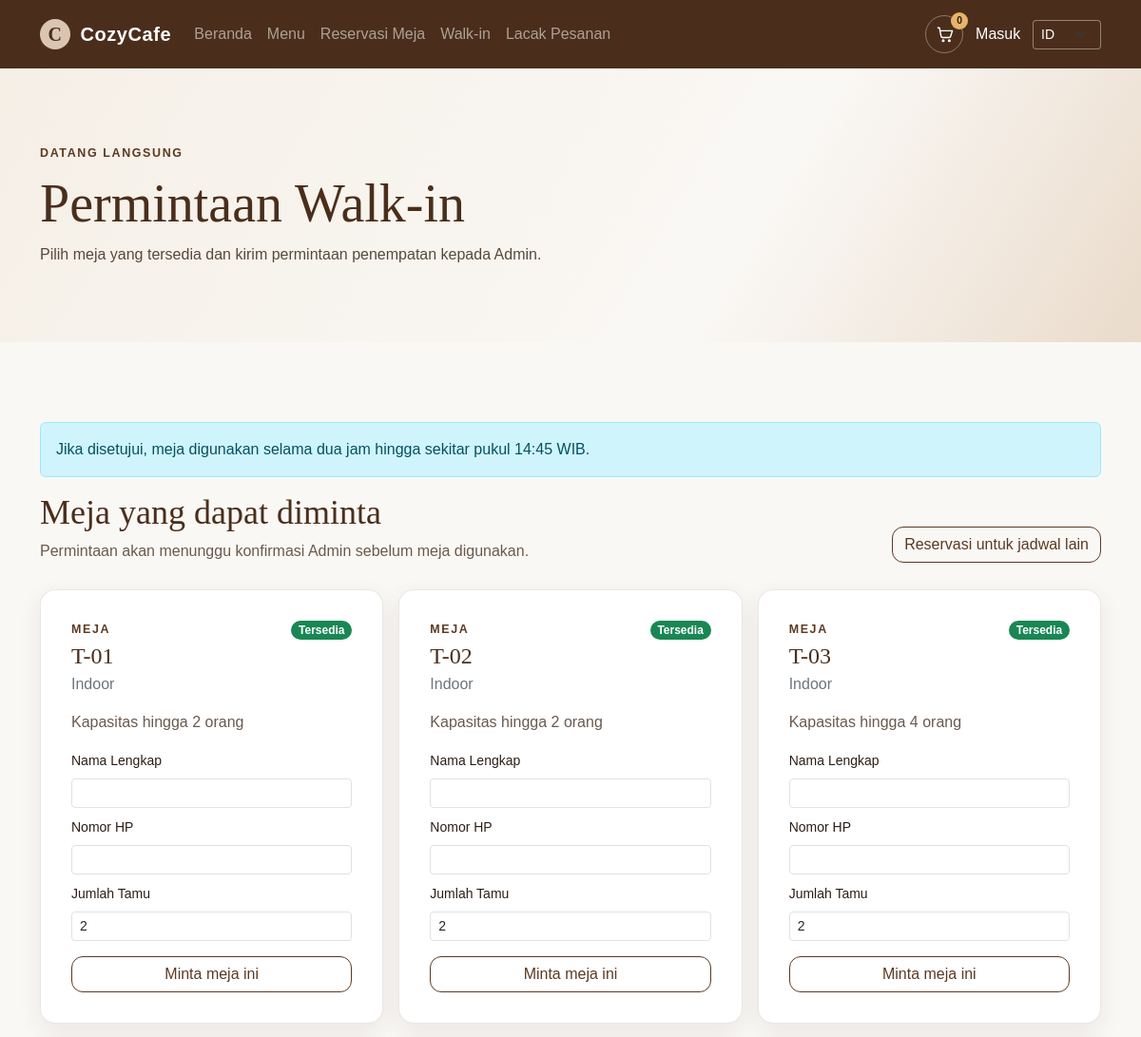
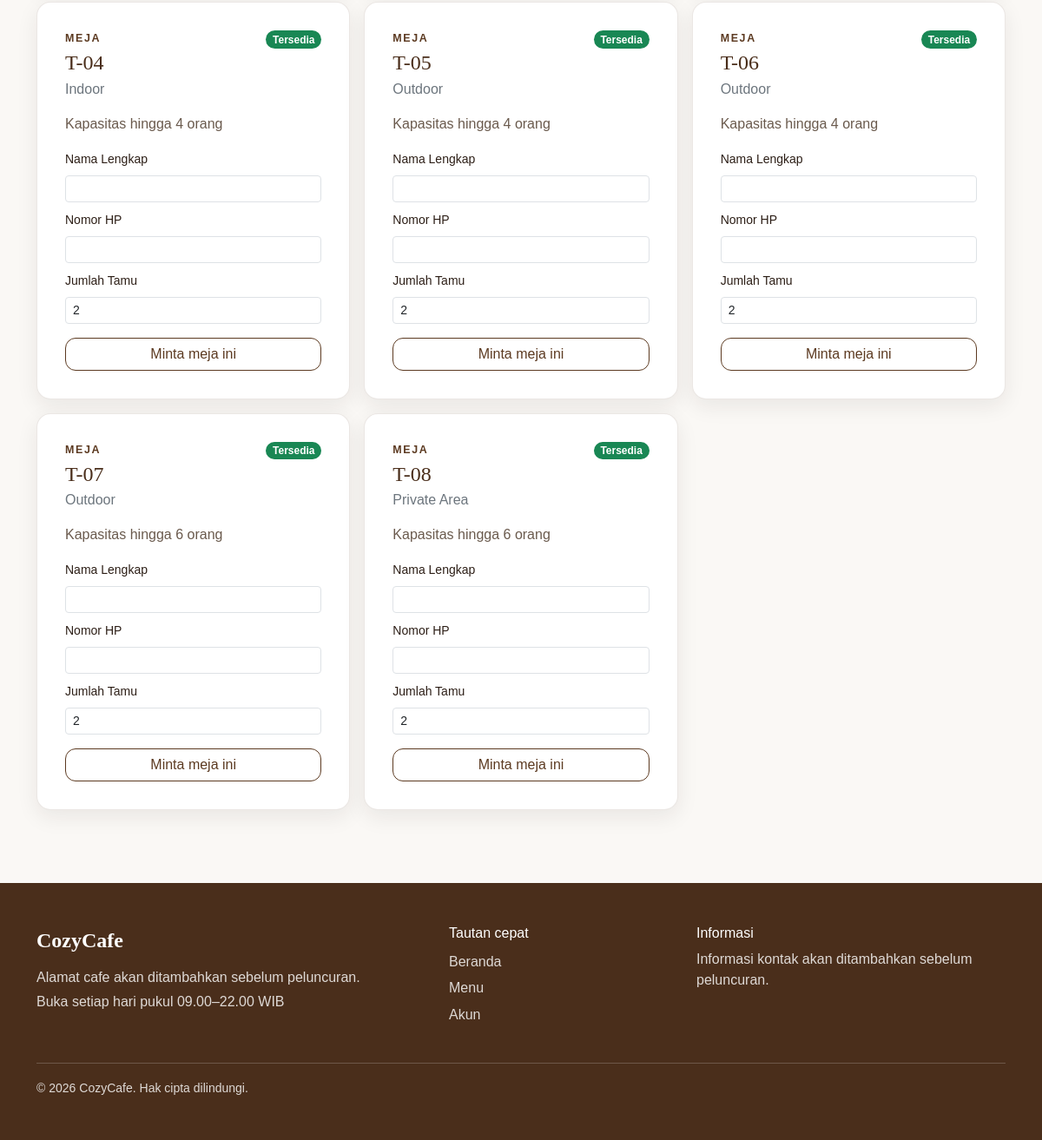
/customer/walkin.php, run on the app's committed database (2 pictures, top to bottom).
### tables this page shows
CREATE TABLE IF NOT EXISTS `tables` (
    id INT UNSIGNED NOT NULL AUTO_INCREMENT,
    table_number VARCHAR(20) NOT NULL,
    capacity INT UNSIGNED NOT NULL,
    location_area VARCHAR(100) NOT NULL,
    status ENUM('Tersedia','Digunakan','Tidak Aktif') NOT NULL DEFAULT 'Tersedia',
    occupied_until DATETIME NULL,
    current_reservation_id INT UNSIGNED NULL,
    updated_at DATETIME NOT NULL DEFAULT CURRENT_TIMESTAMP ON UPDATE CURRENT_TIMESTAMP,
    PRIMARY KEY (id),
    UNIQUE KEY uq_tables_number (table_number),
    KEY idx_tables_status_occupied (status, occupied_until),
    KEY idx_tables_current_reservation (current_reservation_id)
);

### includes/functions.php (called while the page is built, shortened)
<?php
function cozycafe_app_path(string $relativePath = ''): string
{
    require_once dirname(__DIR__) . DIRECTORY_SEPARATOR . 'config' . DIRECTORY_SEPARATOR . 'env.php';
    $appUrl = cozycafe_env('APP_URL', 'http://localhost/cozycafe');
    $basePath = parse_url((string) $appUrl, PHP_URL_PATH);
    $basePath = is_string($basePath) ? rtrim($basePath, '/') : '';
    return ($basePath === '' ? '' : $basePath) . '/' . $relativePath;
}
function e(string|int|float|null $value): string
{
    return htmlspecialchars((string) ($value ?? ''), ENT_QUOTES | ENT_SUBSTITUTE, 'UTF-8');
}
function __(string $key, array $replacements = []): string
{
    $language = $_SESSION['lang'] ?? 'id';
    static $catalogues = [];
    if (!isset($catalogues[$language])) {
        $cataloguePath = dirname(__DIR__) . DIRECTORY_SEPARATOR . 'languages' . DIRECTORY_SEPARATOR . $language . '.php';
        $catalogue = require $cataloguePath;
        $catalogues[$language] = $catalogue;
    }
    $text = $catalogues[$language][$key] ?? null;
    $mappedReplacements = [];
    foreach ($replacements as $name => $value) {
        $mappedReplacements['{' . trim((string) $name, '{}') . '}'] = (string) $value;
    }
    return strtr($text, $mappedReplacements);
}

### config/env.php (called while the page is built, shortened)
<?php
function cozycafe_env(string $key, ?string $default = null): ?string
{
    $value = getenv($key);
    return $value === false ? $default : $value;
}

### includes/reservation_service.php (called while the page is built, shortened)
<?php
function cozycafe_reservation_table_conflict_reason(
    PDO $pdo,
    array $table,
    string $reservationDate,
    string $startTime,
    string $endTime,
    int $guestCount
): ?string {
    $timezone = new DateTimeZone('Asia/Jakarta');
    $startAt = new DateTimeImmutable($reservationDate . ' ' . $startTime, $timezone);
    $endAt = new DateTimeImmutable($reservationDate . ' ' . $endTime, $timezone);
    $now = new DateTimeImmutable('now', $timezone);
    $occupiedUntil = $table['occupied_until'] ?? null;
    $reservationQuery = $pdo->prepare(
        "SELECT 1
         FROM reservations r
         WHERE r.table_id = :table_id
           AND r.reservation_date = :reservation_date
           AND r.start_time < :requested_end
           AND r.end_time > :requested_start
           AND (
               r.status = 'Confirmed'
               OR (
                   r.status = 'Waiting for DP'
                   AND EXISTS (
                       SELECT 1
                       FROM payments p
                       WHERE p.payable_type = 'reservation_dp'
                         AND p.payable_id = r.id
                         AND (
                             p.status = 'Waiting Verification'
                             OR (p.status IN ('Pending', 'Rejected') AND p.expires_at > NOW())
                         )
                   )
               )
           )
         LIMIT 1"
    );
    $reservationQuery->execute([
        'table_id' => (int) $table['id'],
        'reservation_date' => $reservationDate,
        'requested_end' => $endAt->format('H:i:s'),
        'requested_start' => $startAt->format('H:i:s'),
    ]);
    $walkinQuery = $pdo->prepare(
        "SELECT 1
         FROM walkin_requests w
         WHERE w.table_id = :table_id
           AND w.status IN ('Pending', 'Approved')
           AND DATE(w.created_at) = :request_date
           AND w.created_at < :requested_end
           AND DATE_ADD(w.created_at, INTERVAL 2 HOUR) > :requested_start
           AND (w.expires_at IS NULL OR w.expires_at > NOW())
         LIMIT 1"
    );
    $walkinQuery->execute([
        'table_id' => (int) $table['id'],
        'request_date' => $reservationDate,
        'requested_end' => $endAt->format('Y-m-d H:i:s'),
        'requested_start' => $startAt->format('Y-m-d H:i:s'),
    ]);
    return null;
}

### customer/walkin.php (the view, shortened to what this page needs)
<?php
require_once dirname(__DIR__) . DIRECTORY_SEPARATOR . 'includes' . DIRECTORY_SEPARATOR . 'functions.php';
require_once dirname(__DIR__) . DIRECTORY_SEPARATOR . 'includes' . DIRECTORY_SEPARATOR . 'auth_middleware.php';
require_once dirname(__DIR__) . DIRECTORY_SEPARATOR . 'includes' . DIRECTORY_SEPARATOR . 'reservation_service.php';
$pdo = require dirname(__DIR__) . DIRECTORY_SEPARATOR . 'config' . DIRECTORY_SEPARATOR . 'database.php';
$customer = null;
$fullName = $customer !== null ? (string) $customer['full_name'] : '';
$phone = $customer !== null ? (string) $customer['phone'] : '';
$guestCountInput = '2';
$timezone = new DateTimeZone('Asia/Jakarta');
$now = new DateTimeImmutable('now', $timezone);
$walkinEnd = $now->modify('+120 minutes');
$walkinOpen = $now->format('H:i:s') >= '09:00:00'
    && $now->format('H:i:s') <= '20:00:00'
    && $walkinEnd->format('Y-m-d') === $now->format('Y-m-d')
    && $walkinEnd->format('H:i:s') <= '22:00:00';
$tablesQuery = $pdo->query(
    'SELECT id, table_number, capacity, location_area, status, occupied_until
     FROM `tables`
     ORDER BY table_number ASC'
);
$tables = $tablesQuery->fetchAll();
$tableReasons = [];
if ($walkinOpen) {
    foreach ($tables as $table) {
        $tableReasons[(int) $table['id']] = cozycafe_reservation_table_conflict_reason(
            $pdo,
            $table,
            $now->format('Y-m-d'),
            $now->format('H:i:s'),
            $walkinEnd->format('H:i:s'),
            1
        );
    }
}
$reasonKeys = [
    'capacity' => 'reservation.reason.capacity',
    'inactive' => 'reservation.reason.inactive',
    'occupied' => 'reservation.reason.occupied',
    'reservation' => 'reservation.reason.reserved',
    'walkin' => 'reservation.reason.walkin',
];
require dirname(__DIR__) . DIRECTORY_SEPARATOR . 'includes' . DIRECTORY_SEPARATOR . 'header.php';
?>
<section class="page-hero page-hero--compact">
    <div class="container">
        <p class="eyebrow"><?= e(__('walkin.eyebrow')) ?></p>
        <h1><?= e(__('walkin.title')) ?></h1>
        <p class="page-hero__copy"><?= e(__('walkin.intro')) ?></p>
    </div>
</section>
<section class="section-space container">
    <div class="alert alert-info" role="status">
        <?= e(__('walkin.duration_notice', ['end' => $walkinEnd->format('H:i')])) ?>
    </div>
    <section>
        <div class="section-heading">
            <div>
                <h2><?= e(__('walkin.available_tables')) ?></h2>
                <p class="section-intro"><?= e(__('walkin.table_selection_intro')) ?></p>
            </div>
            <a class="btn btn-outline-cozy" href="<?= e(cozycafe_app_path('customer/reservations/index.php')) ?>"><?= e(__('walkin.reservation_link')) ?></a>
        </div>
        <?php if ($tables === []): ?>
            <div class="empty-state"><p class="mb-0"><?= e(__('common.no_data')) ?></p></div>
        <?php else: ?>
            <div class="row g-3">
                <?php foreach ($tables as $table): ?>
                    <?php
                    $reason = $tableReasons[(int) $table['id']] ?? null;
                    $isAvailable = $walkinOpen && $table['status'] === 'Tersedia' && $reason === null;
                    ?>
                    <div class="col-12 col-md-6 col-xl-4">
                        <article class="reservation-table-card<?= $isAvailable ? '' : ' is-unavailable' ?>">
                            <div class="d-flex justify-content-between align-items-start gap-3">
                                <div>
                                    <p class="eyebrow mb-1"><?= e(__('label.table')) ?></p>
                                    <h2 class="h4 mb-1"><?= e($table['table_number']) ?></h2>
                                    <p class="text-secondary mb-0"><?= e($table['location_area']) ?></p>
                                </div>
                                <span class="badge rounded-pill <?= $isAvailable ? 'text-bg-success' : 'text-bg-secondary' ?>">
                                    <?= e($isAvailable ? __('reservation.available') : __('reservation.unavailable')) ?>
                                </span>
                            </div>
                            <p class="reservation-table-card__capacity mt-3 mb-3">
                                <?= e(__('reservation.table_capacity', ['count' => (int) $table['capacity']])) ?>
                            </p>
                            <?php if ($isAvailable): ?>
                                <form method="post" action="<?= e(cozycafe_app_path('customer/walkin.php')) ?>" class="walkin-request-form">
                                    <div class="mb-2">
                                        <label class="form-label small" for="walkin-name-<?= e((int) $table['id']) ?>"><?= e(__('label.full_name')) ?></label>
                                        <input
                                            class="form-control form-control-sm"
                                            id="walkin-name-<?= e((int) $table['id']) ?>"
                                            name="guest_name"
                                            type="text"
                                            minlength="2"
                                            maxlength="150"
                                            required
                                            value="<?= e($fullName) ?>"
                                        >
                                    </div>
                                    <div class="mb-2">
                                        <label class="form-label small" for="walkin-phone-<?= e((int) $table['id']) ?>"><?= e(__('label.phone')) ?></label>
                                        <input
                                            class="form-control form-control-sm"
                                            id="walkin-phone-<?= e((int) $table['id']) ?>"
                                            name="guest_phone"
                                            type="tel"
                                            maxlength="20"
                                            required
                                            value="<?= e($phone) ?>"
                                        >
                                    </div>
                                    <div class="mb-3">
                                        <label class="form-label small" for="walkin-guests-<?= e((int) $table['id']) ?>"><?= e(__('label.guest_count')) ?></label>
                                        <input
                                            class="form-control form-control-sm"
                                            id="walkin-guests-<?= e((int) $table['id']) ?>"
                                            name="guest_count"
                                            type="number"
                                            min="1"
                                            max="<?= e((int) $table['capacity']) ?>"
                                            value="<?= e(min((int) $table['capacity'], max(1, (int) $guestCountInput))) ?>"
                                            required
                                        >
                                    </div>
                                    <button class="btn btn-outline-cozy w-100" type="submit"><?= e(__('walkin.request_table')) ?></button>
                                </form>
                            <?php else: ?>
                                <p class="small text-danger mb-0">
                                    <?= e(__($reasonKeys[$reason] ?? 'reservation.unavailable_reason')) ?>
                                </p>
                            <?php endif; ?>
                        </article>
                    </div>
                <?php endforeach; ?>
            </div>
        <?php endif; ?>
    </section>
</section>
<?php require dirname(__DIR__) . DIRECTORY_SEPARATOR . 'includes' . DIRECTORY_SEPARATOR . 'footer.php'; ?>

### assets/css/style.css (style rules this page uses)
:root { --color-primary: #5C3A21; --color-primary-dark: #4A2E1B; --color-secondary: #F5EFE6; --color-accent: #D9C5B2; --color-accent-dark: #C8A98E; --color-background: #FAF8F5; --color-text: #2C1E16; --radius-card: 16px; --shadow-soft: 0 8px 24px rgba(44, 30, 22, 0.08); }
* { box-sizing: border-box; }
body { margin: 0; background: var(--color-background); color: var(--color-text); font-family: Arial, sans-serif; }
a { color: var(--color-primary); }
.eyebrow { margin-bottom: 0.65rem; color: var(--color-primary); font-size: 0.78rem; font-weight: 700; letter-spacing: 0.13em; text-transform: uppercase; }
.btn-outline-cozy { border: 1px solid var(--color-primary); border-radius: 12px; color: var(--color-primary); }
.section-space { padding-top: clamp(3rem, 7vw, 5.5rem); padding-bottom: clamp(3rem, 7vw, 5.5rem); }
.section-heading { display: flex; align-items: end; justify-content: space-between; gap: 1rem; margin-bottom: 1.75rem; }
.section-heading h2, .availability-card h2 { margin-bottom: 0.4rem; color: var(--color-primary-dark); font-family: Georgia, "Times New Roman", serif; font-size: clamp(1.7rem, 3vw, 2.4rem); }
.section-intro { margin: 0; color: #6a5a4d; }
.page-hero { padding: clamp(3rem, 7vw, 5rem) 0; background: linear-gradient(120deg, #f5efe6, #faf8f5 65%, #eadbcb); }
.page-hero h1 { color: var(--color-primary-dark); font-family: Georgia, "Times New Roman", serif; font-size: clamp(2.2rem, 5vw, 3.5rem); }
.page-hero__copy { max-width: 42rem; margin-bottom: 0; color: #59483c; }
.reservation-filter-card, .reservation-table-card { padding: clamp(1.25rem, 3vw, 2rem); border: 1px solid rgba(92, 58, 33, 0.12); border-radius: var(--radius-card); background: #fff; box-shadow: var(--shadow-soft); }
.reservation-filter-card h2, .reservation-table-card h3, .reservation-table-card h2 { color: var(--color-primary-dark); font-family: Georgia, "Times New Roman", serif; }
.reservation-table-card { height: 100%; }
.reservation-table-card__capacity { color: #6a5a4d; }
.walkin-request-form { display: grid; }

### data on the page
tables: table_number "T-01", location_area "Indoor", status "Tersedia", capacity "Kapasitas hingga 2 orang", guest_count "2"
tables: table_number "T-02", location_area "Indoor", status "Tersedia", capacity "Kapasitas hingga 2 orang", guest_count "2"
tables: table_number "T-03", location_area "Indoor", status "Tersedia", capacity "Kapasitas hingga 4 orang", guest_count "2"
tables: table_number "T-04", location_area "Indoor", status "Tersedia", capacity "Kapasitas hingga 4 orang", guest_count "2"
tables: table_number "T-05", location_area "Outdoor", status "Tersedia", capacity "Kapasitas hingga 4 orang", guest_count "2"
tables: table_number "T-06", location_area "Outdoor", status "Tersedia", capacity "Kapasitas hingga 4 orang", guest_count "2"
tables: table_number "T-07", location_area "Outdoor", status "Tersedia", capacity "Kapasitas hingga 6 orang", guest_count "2"
tables: table_number "T-08", location_area "Private Area", status "Tersedia", capacity "Kapasitas hingga 6 orang", guest_count "2"

### other printed values
__('nav.home') "Beranda"
__('nav.menu') "Menu"
__('nav.reservations') "Reservasi Meja"
__('nav.walkin') "Walk-in"
__('nav.track_order') "Lacak Pesanan"
$cartCount > 99 ? '99+' : $cartCount "0"
$customerId !== null ? __('nav.account') : __('nav.login') "Masuk"
__('walkin.eyebrow') "DATANG LANGSUNG"
__('walkin.title') "Permintaan Walk-in"
__('walkin.intro') "Pilih meja yang tersedia dan kirim permintaan penempatan kepada Admin."
__('walkin.duration_notice', ['end' => $walkinEnd->format('H:i')]) "Jika disetujui, meja digunakan selama dua jam hingga sekitar pukul 14:45 WIB."
__('walkin.available_tables') "Meja yang dapat diminta"
__('walkin.table_selection_intro') "Permintaan akan menunggu konfirmasi Admin sebelum meja digunakan."
__('walkin.reservation_link') "Reservasi untuk jadwal lain"
__('storefront.footer_address_pending') "Alamat cafe akan ditambahkan sebelum peluncuran."
